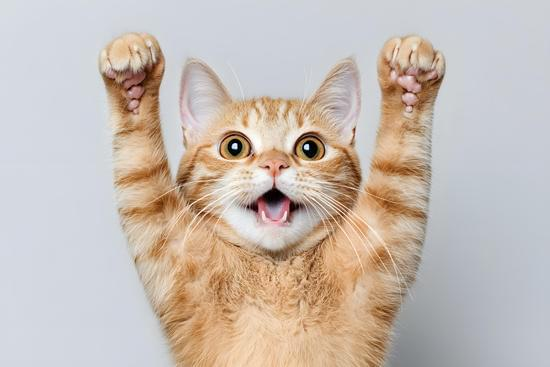
#> input picture First project/Bloque 2/Ejercicios/gato.jpg, 550 x 367 px
$ python '8)Ejercicios Matrices de imagenes 3.py'
#> lines starting #> are read from the running program, lines starting #| are printed output that depends on the picture
#> the answer given: gato.jpg
#> the answer given: gato.jpg
### First project/Bloque 2/Ejercicios/AMS_compression.py
from PIL import Image

def imagen_a_matrices(ruta_imagen):
    """
    Lee una imagen JPG y la convierte a tres matrices de listas 2D
    Una matriz para cada canal: R, G, B
    """
#> called with ruta_imagen = 'gato.jpg'
    img = Image.open(ruta_imagen)
#> img is the input picture: PIL image 550x367 RGB; mean R, G, B 199.4, 187.9, 179.9
    ancho, alto = img.size
#> ancho = 550; alto = 367

    # Convertir a RGB si no lo es
    if img.mode != 'RGB':
        img = img.convert('RGB')

    # Obtener datos de píxeles
    pixels = list(img.getdata())
#> pixels = 201850 items

    # Crear tres matrices 2D vacías
    matriz_r = []  # Matriz para canal Rojo
    matriz_g = []  # Matriz para canal Verde
    matriz_b = []  # Matriz para canal Azul

    # Llenar las matrices
    for y in range(alto):
        fila_r = []
        fila_g = []
        fila_b = []

        for x in range(ancho):
            index = y * ancho + x
            r, g, b = pixels[index]

            fila_r.append(r)
            fila_g.append(g)
            fila_b.append(b)

        matriz_r.append(fila_r)
        matriz_g.append(fila_g)
        matriz_b.append(fila_b)
#> after the loop, matriz_b = 367 items; matriz_g = 367 items; matriz_r = 367 items

    return matriz_r, matriz_g, matriz_b, ancho, alto

def matrices_a_imagen(matriz_r, matriz_g, matriz_b, ruta_salida):
    """
    Convierte las tres matrices 2D a imagen JPG
    """
    alto = len(matriz_r)
    ancho = len(matriz_r[0])

    # Crear lista plana de píxeles combinando las tres matrices
    pixels = []
    for y in range(alto):
        for x in range(ancho):
            r = matriz_r[y][x]
            g = matriz_g[y][x]
            b = matriz_b[y][x]
            pixels.append((r, g, b))

    # Crear imagen y guardar
    img = Image.new('RGB', (ancho, alto))
    img.putdata(pixels)
    img.save(ruta_salida, 'JPEG', quality=85)

    return img

def calcular_tamano_matriz_2d(matriz):
    """Calcula el tamaño en bytes (una posición = un byte) de una matriz 2D"""
    if not matriz or not matriz[0]:
        return 0

    alto = len(matriz)
    ancho = len(matriz[0])

    return alto * ancho

def mostrar_stats(matriz_r_orig, matriz_g_orig, matriz_b_orig,
                        matriz_r_comp, matriz_g_comp, matriz_b_comp):
    """Muestra estadísticas de compresión"""
    tamano_orig = (calcular_tamano_matriz_2d(matriz_r_orig) +
                   calcular_tamano_matriz_2d(matriz_g_orig) +
                   calcular_tamano_matriz_2d(matriz_b_orig))

    tamano_comp = (calcular_tamano_matriz_2d(matriz_r_comp) +
                   calcular_tamano_matriz_2d(matriz_g_comp) +
                   calcular_tamano_matriz_2d(matriz_b_comp))

    print(f"\n=== STATS DE COMPRESION ===")
    print(f"Resolución: {len(matriz_r_orig[0])}x{len(matriz_r_orig)}")
    print(f"Tamaño estimado original: {tamano_orig} bytes")
    print(f"Tamaño estimado comprimido: {tamano_comp} bytes")

    if tamano_orig > 0:
        if tamano_comp > 0:
            ratio = tamano_orig / tamano_comp
        else:
            ratio = float('inf')
        reduccion = (1 - tamano_comp/tamano_orig) * 100
        print(f"Ratio de compresión: {ratio:.2f}x")
        print(f"Reducción: {reduccion:.2f}%")

### First project/Bloque 2/Ejercicios/8)Ejercicios Matrices de imagenes 3.py
import AMS_compression as amsc

ruta_imagen = input("Ruta o nombre de la imagen a comprimir:\n")
ruta_imagen_comprimida = input("Ruta o nombre de la imagen comprimida:\n")

# Leer imagen
matriz_r, matriz_g, matriz_b, ancho, alto = amsc.imagen_a_matrices(ruta_imagen)
#> matriz_r = 367 items; matriz_g = 367 items; matriz_b = 367 items; ancho = 550; alto = 367


######################################################################
##### ESCRIBE TU CÓDIGO DE COMPRESIÓN DE IMÁGENES A CONTINUACIÓN #####
######################################################################

# Las matrices de la imagen original son matriz_r, matriz_g y matriz_b
# una para cada canal.
# Crea tres matrices nuevas llamadas: comprimida_r, comprimida_g y
# comprimida_b con el fin de comprimir las matrices de la imagen
# original.
# Utiliza los diferentes métodos de compresión explicados por el
# profesor en clase.
#Cojer el centro de la imagen
comprimida_r = []
comprimida_g = []
comprimida_b = []
mitad_alto = alto//2
#> mitad_alto = 183
cuarto_ancho = ancho//4
#> cuarto_ancho = 137
cuarto_alto = alto//4
#> cuarto_alto = 91
for i in range(mitad_alto):
        comprimida_r.append(matriz_r[cuarto_alto+i][cuarto_ancho:ancho-cuarto_ancho])
        comprimida_g.append(matriz_g[cuarto_alto+i][cuarto_ancho:ancho-cuarto_ancho])
        comprimida_b.append(matriz_b[cuarto_alto+i][cuarto_ancho:ancho-cuarto_ancho])
#> after the loop, comprimida_b = 183 items; comprimida_g = 183 items; comprimida_r = 183 items

######################################################################
##### FINAL DE TU CÓDIGO DE COMPRESIÓN DE IMÁGENES ###################
######################################################################

# Mostrar estadísticas de compresión
amsc.mostrar_stats(matriz_r, matriz_g, matriz_b, comprimida_r, comprimida_g, comprimida_b)
#> in calcular_tamano_matriz_2d, `alto = len(matriz)`: alto = 367
#> in calcular_tamano_matriz_2d, `ancho = len(matriz[0])`: ancho = 550
#> in mostrar_stats, `tamano_orig = (calcular_tamano_matriz_2d(matriz_r_orig) + calcular_tam..`: tamano_orig = 605550
#> in mostrar_stats, `tamano_comp = (calcular_tamano_matriz_2d(matriz_r_comp) + calcular_tam..`: tamano_comp = 151524
#| Resolución: 550x367
#| Tamaño estimado original: 605550 bytes
#| Tamaño estimado comprimido: 151524 bytes
#> in mostrar_stats, `ratio = tamano_orig / tamano_comp`: ratio = 4
#> in mostrar_stats, `reduccion = (1 - tamano_comp/tamano_orig) * 100`: reduccion = 74.98
#| Ratio de compresión: 4.00x
#| Reducción: 74.98%

# Guardar matriz comprimida
amsc.matrices_a_imagen(comprimida_r, comprimida_g, comprimida_b, ruta_imagen_comprimida)
#> in matrices_a_imagen, `alto = len(matriz_r)`: alto = 183
#> in matrices_a_imagen, `ancho = len(matriz_r[0])`: ancho = 276
#> after the loop in matrices_a_imagen, `for y in range(alto):`: pixels = 50508 items
#> in matrices_a_imagen, `img = Image.new('RGB', (ancho, alto))`: img: PIL image 276x183 RGB; every value is 0
#> in matrices_a_imagen, `img.putdata(pixels)`:
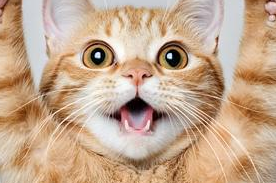
#> img: PIL image 276x183 RGB; mean R, G, B 196.8, 167.6, 141.8
